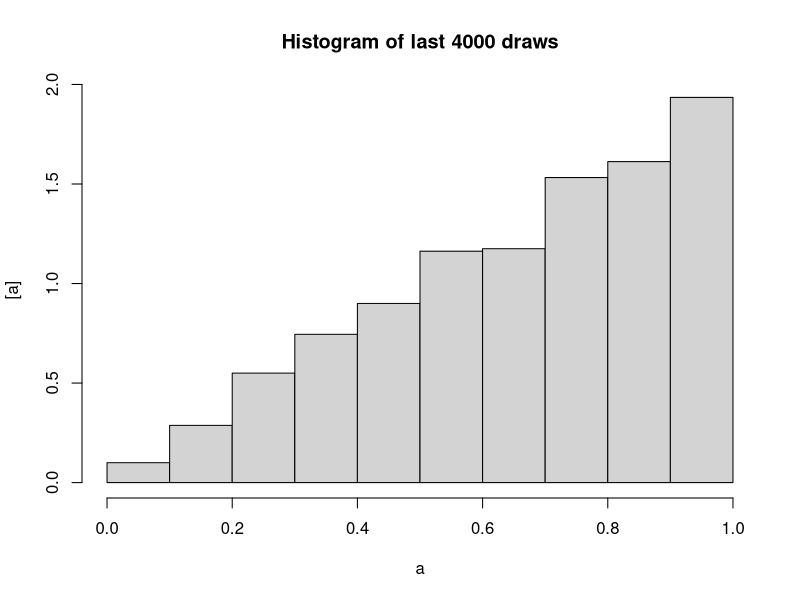

Reproduce this figure in R.
## ---- chunk 1
knitr::opts_chunk$set(echo = TRUE)
## ---- chunk 2
set.seed(1)
a.init <- 0.5
K <- 5000000

samples <- matrix(,K,1)
samples[1,] <- a.init

for (i in 2:K){
  a.try <- runif(1)
  a.old <- samples[i-1,]
  mh <-a.try/a.old
  #Decide if keep the value
  keep <- ifelse(mh>1, 1, rbinom(1,1,mh)) 
  samples[i,] <- ifelse(keep==1, a.try, a.old)
}
## ---- chunk 3
hist(samples[1001:5000,], freq = FALSE, xlab = "a", ylab = "[a]", main = "Histogram of last 4000 draws")
## ---- chunk 4
mean(samples[1001:5000,])
mean(samples)
## ---- chunk 5
samples[1:50,]
